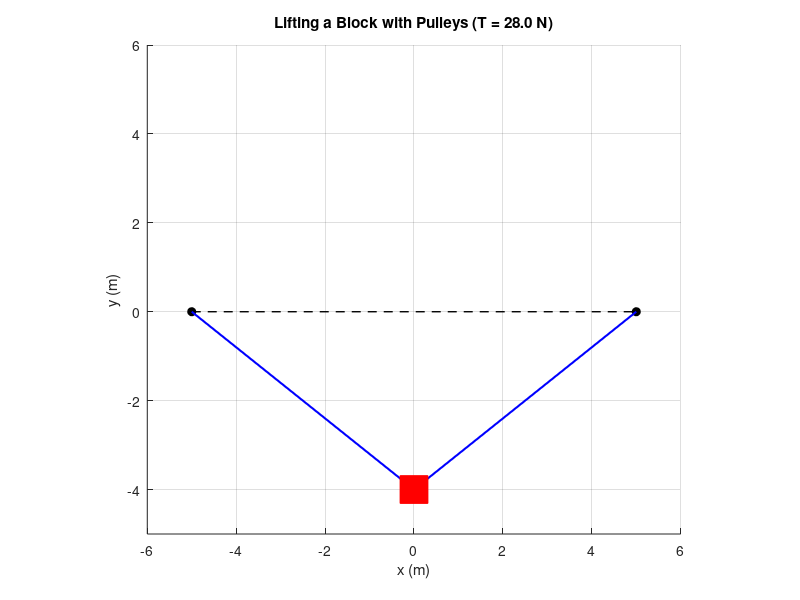

This figure's MATLAB source:
%Lecture 7
clear; clc; close all;

%%initial conditions
M = 2.0;            %arb mass of block
g = 9.81;           %gravity
D = 5.0;            %arb distance to pulley
L = 4.0;            %arb initial depth

%being able to edit tension so u can see what happens
% Minimum T to reach y=0 is: (g*L*M/2) / (sqrt(L^2 + D^2) - D) 
T_min = (g * L * M / 2) / (sqrt(L^2 + D^2) - D); 
T = T_min * 1;    %if u increase the multiplier it shoots up faster

t_max = 3.0;        %sim time
fps = 30;
tspan = linspace(0, t_max, t_max * fps);

%%ode45
% State vector z = [y; y_dot]
% dz/dt = [y_dot; acceleration]
% Accel formula: -g - (2*y*T) / (M * sqrt(y^2 + D^2)) 
ode_fun = @(t, z) [z(2); ...
                   -g - (2 * z(1) * T) / (M * sqrt(z(1)^2 + D^2))];

initial_conditions = [-L; 0]; % Starts at depth -L, zero velocity

[t, z] = ode45(ode_fun, tspan, initial_conditions);

y = z(:, 1);
y_dot = z(:, 2);

%%plot
figure('Color', 'w', 'Position', [100, 100, 800, 600]);
hold on; axis equal; grid on;
axis([-D-1 D+1 -L-1 L+2]); % Adjusted axis to show "shooting up"
xlabel('x (m)'); ylabel('y (m)');
title(sprintf('Lifting a Block with Pulleys (T = %.1f N)', T));

%references
plot([-D D], [0 0], 'k--', 'LineWidth', 1); % Horizontal reference 
plot(-D, 0, 'ko', 'MarkerFaceColor', 'k');   % Wall attachment
plot(D, 0, 'ko', 'MarkerFaceColor', 'k');    % Pulley

%moving stuff
rope_L = line([0 0], [0 0], 'Color', 'b', 'LineWidth', 1.5);
rope_R = line([0 0], [0 0], 'Color', 'b', 'LineWidth', 1.5);
block = plot(0, 0, 'rs', 'MarkerSize', 20, 'MarkerFaceColor', 'r');

%%movie magic
for k = 1:length(t)
    % Update Block Position (stays on x=0) [cite: 209]
    set(block, 'XData', 0, 'YData', y(k));
    
    %updating rope positions
    set(rope_L, 'XData', [-D 0], 'YData', [0 y(k)]);
    set(rope_R, 'XData', [D 0], 'YData', [0 y(k)]);
    
    drawnow limitrate;
    pause(1/fps);
end
